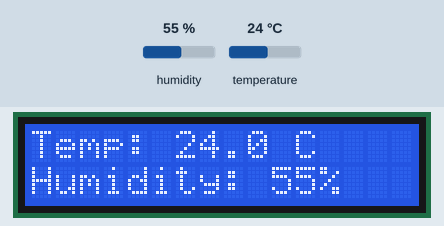
A sketch run on a simulated ESP32-S2. On the bench: 16×2 character LCD. The test bench sets the inputs (shaded band); at power-on: humidity 55 %, temperature 24 °C. What the sketch prints to the serial monitor is not drawn.

Above: at 2.6 s.
2.7 s: humidity set to 22 %
At 4.6 s:
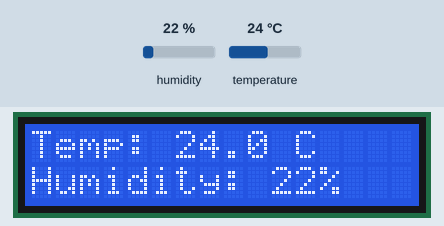
6.0 s: temperature set to 12 °C
At 7.0 s:
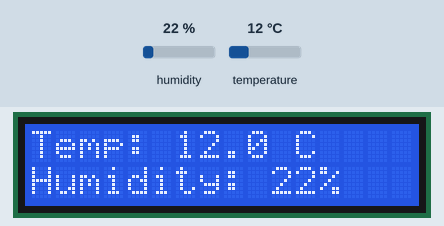
9.3 s: humidity set to 40 %
At 10.8 s:
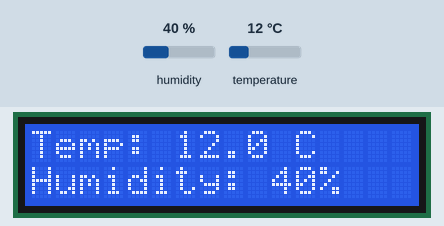
12.6 s: temperature set to 19 °C
At 14.5 s:
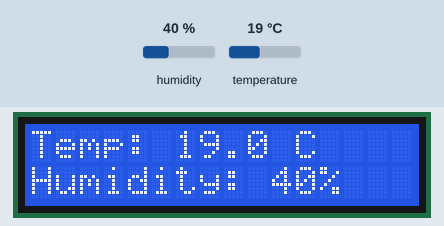
Timing chart, 0 to 16.0 s (numbered marks = the images above; inputs shaded):
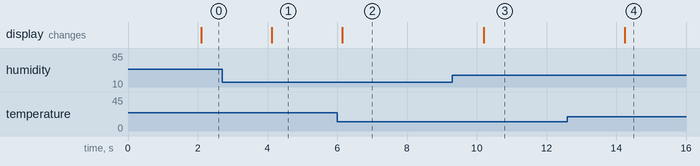

Measured:
- after the input at 2.7 s, the display: changes after 1.4 s (image 1)
- after the input at 6.0 s, the display: changes after 0.15 s (image 2)
- after the input at 9.3 s, the display: changes after 0.90 s (image 3)
- after the input at 12.6 s, the display: changes after 1.6 s (image 4)

The sketch:

weather_station_test.ino
```cpp
#include <Arduino.h>
#include <LiquidCrystal.h>
#include <DHT.h>

#include "display_state.h"

#if !defined(CONFIG_IDF_TARGET_ESP32S2)
#error "Select the LOLIN S2 Mini / ESP32-S2 board for this pin map."
#endif
#if !defined(ARDUINO_USB_CDC_ON_BOOT) || ARDUINO_USB_CDC_ON_BOOT != 1
#error "Enable USB CDC On Boot: UART RX on GPIO37 would conflict with the DHT11."
#endif
#if defined(ARDUINO_USB_MODE) && ARDUINO_USB_MODE != 0
#error "ESP32-S2 serial logging requires the native USB-OTG / TinyUSB mode."
#endif

// Outermost rows only. Numbers are GPIO labels, not physical row positions.
// RS, E, D4, D5, D6, D7; LCD RW must be wired permanently to GND.
LiquidCrystal lcd(3, 5, 7, 12, 33, 35);
#define DHT_PIN 37
#define DHT_TYPE DHT11
DHT dht(DHT_PIN, DHT_TYPE);

hardware_test::Screen previousScreen;
uint32_t lastSensorRead = 0;

void showScreen(const hardware_test::Screen& next) {
  for (uint8_t row = 0; row < 2; ++row) {
    if (memcmp(previousScreen.rows[row], next.rows[row], 16) != 0) {
      lcd.setCursor(0, row);
      lcd.print(next.rows[row]);
      memcpy(previousScreen.rows[row], next.rows[row], 17);
    }
  }
}

void setup() {
  Serial.begin(115200);
  // Never wait for Serial: the test also runs with USB power and no monitor.
  lcd.begin(16, 2);
  dht.begin();
  showScreen(hardware_test::startupScreen());
  lastSensorRead = millis();  // Startup display and sensor warm-up: 2 seconds.
  if (Serial) Serial.println("Weather Station: offline USB-only hardware test.");
}

void loop() {
  if (hardware_test::readDue(millis(), lastSensorRead)) {
    // Adafruit caches this transaction; temperature and humidity are paired.
    const float humidity = dht.readHumidity();
    const float temperature = dht.readTemperature();
    lastSensorRead = millis();  // Keep at least 2 seconds between transactions.
    const hardware_test::Screen screen = hardware_test::sampleScreen(temperature, humidity);
    showScreen(screen);

    if (Serial) {
      if (screen.valid) {
        Serial.printf("[%lu ms] Temperature: %.1f C; relative humidity: %.1f %%\n",
                      static_cast<unsigned long>(lastSensorRead),
                      double(temperature), double(humidity));
      } else {
        Serial.println("DHT11 ERROR: check printed sensor pin labels, DATA -> GPIO37, "
                       "VCC -> 3V3, GND and DATA pull-up to 3V3. Retrying in 2 s.");
      }
    }
  }
  delay(5);
}
```

display_state.h
```cpp
#pragma once

#include <math.h>
#include <stdint.h>
#include <stdio.h>
#include <string.h>

namespace hardware_test {
constexpr uint32_t kReadIntervalMs = 2000;

struct Screen {
  char rows[2][17] = {};
  bool valid = false;
};

inline void pad(char (&row)[17]) {
  for (unsigned i = strlen(row); i < 16; ++i) row[i] = ' ';
  row[16] = '\0';
}

inline Screen startupScreen() {
  Screen result;
  snprintf(result.rows[0], 17, "Weather Station");
  snprintf(result.rows[1], 17, "Starting...");
  pad(result.rows[0]);
  pad(result.rows[1]);
  return result;
}

inline bool readDue(uint32_t now, uint32_t lastRead) {
  return uint32_t(now - lastRead) >= kReadIntervalMs;
}

inline Screen sampleScreen(float temperature, float humidity) {
  Screen result;
  // Broad sanity bounds, not a statement of DHT11 measurement accuracy/range.
  result.valid = isfinite(temperature) && isfinite(humidity) &&
                 temperature >= -40 && temperature <= 80 &&
                 humidity >= 0 && humidity <= 100;
  if (result.valid) {
    snprintf(result.rows[0], 17, "Temp: %.1f C", double(temperature));
    snprintf(result.rows[1], 17, "Humidity: %.0f%%", double(humidity));
  } else {
    snprintf(result.rows[0], 17, "DHT11 ERROR");
    snprintf(result.rows[1], 17, "Check wiring");
  }
  pad(result.rows[0]);
  pad(result.rows[1]);
  return result;
}
}  // namespace hardware_test
```
